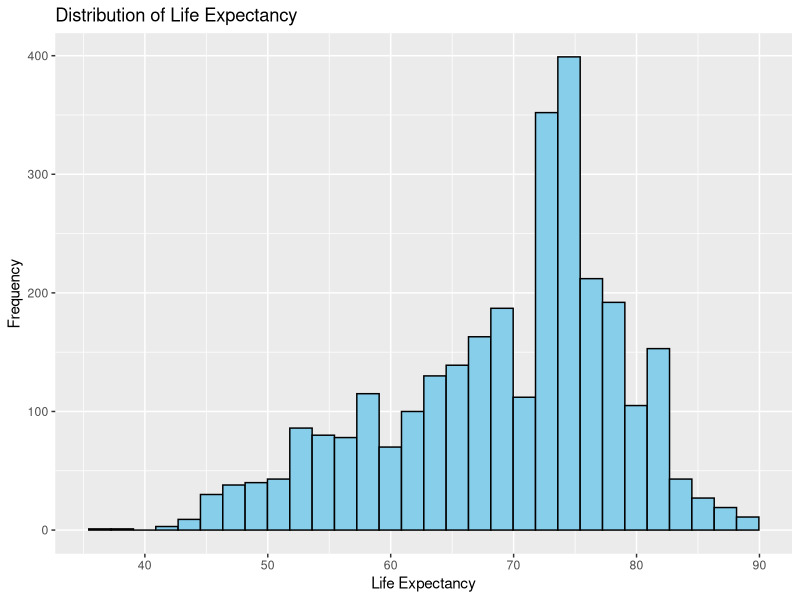
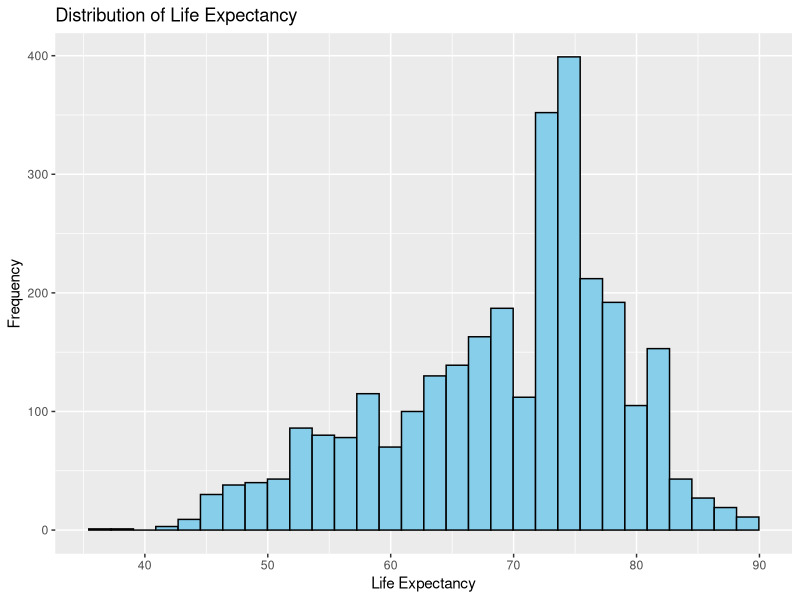
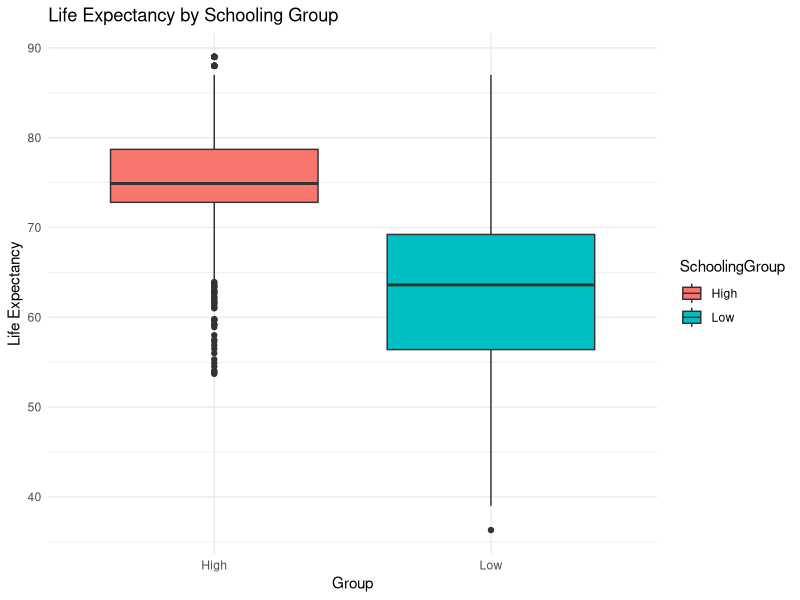
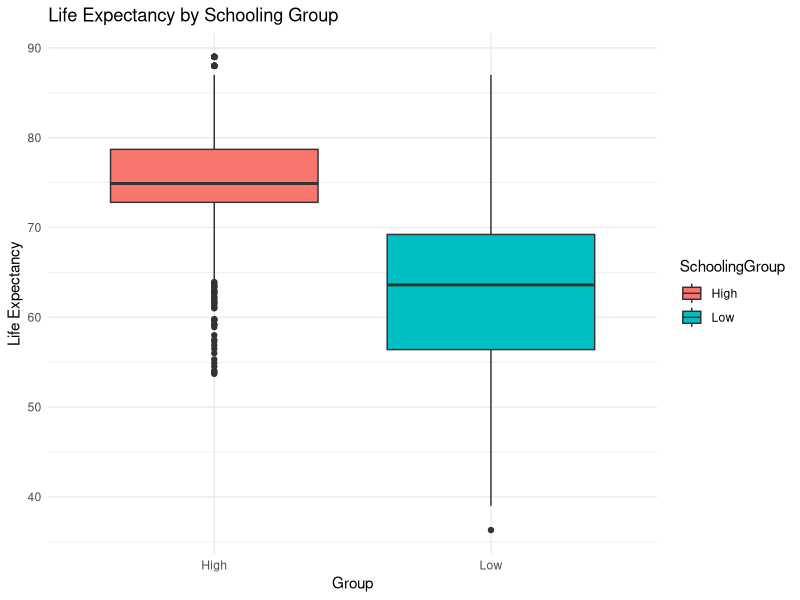

The R source for these figures, in order: (Note: this script raises an error after producing the figures.)
# Load libraries
library(ggplot2)
library(dplyr)
library(car)        # for ANOVA and linear model support
library(lmtest)     # for testing regression models

# Load cleaned dataset
df <- read.csv(here::here("Data", "Clean", "RSCH8230_CleanedData.csv"))

# Summary statistics
#print(summary(df))

# Structure of the data
#print(str(df))

# Create a simple binary group: High vs Low Schooling
df$SchoolingGroup <- ifelse(df$Schooling >= median(df$Schooling, na.rm = TRUE), "High", "Low")
df$SchoolingGroup <- as.factor(df$SchoolingGroup)

# Check group sizes
print(table(df$SchoolingGroup))

# Perform t-test to compare Life Expectancy by Schooling Group
t_test_result <- t.test(Life.expectancy ~ SchoolingGroup, data = df)
print(t_test_result)

# Simple linear regression model: predict Life Expectancy from GDP, Schooling, Alcohol
model.full <- lm(Life.expectancy ~ GDP + Schooling + Alcohol + HIV.AIDS, data = df)
print(summary(model.full))
model.refined <- lm(Life.expectancy ~ GDP + Schooling + HIV.AIDS, data = df)
print(summary(model.refined))



# Visualization 1: Histogram of Life Expectancy
ggplot(df, aes(x = Life.expectancy)) +
  geom_histogram(fill = "skyblue", color = "black", bins = 30) +
  labs(title = "Distribution of Life Expectancy", x = "Life Expectancy", y = "Frequency")
print(last_plot())  # Explicitly print the plot
# Visualization 2: Boxplot by Schooling Group
ggplot(df, aes(x = SchoolingGroup, y = Life.expectancy, fill = SchoolingGroup)) +
  geom_boxplot() +
  labs(title = "Life Expectancy by Schooling Group", x = "Group", y = "Life Expectancy") +
  theme_minimal()
print(last_plot())  # Explicitly print the plot
# Export Model Summary to CSV
write.csv(summary(model)$coefficients, here::here("Output", "Model_Summary.csv"))
